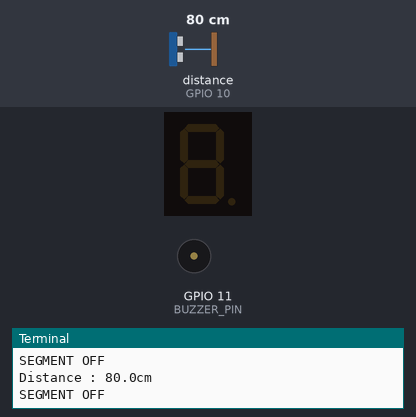
Recording of a program running on a simulated Raspberry Pi (BCM pin numbers). Parts: 1-digit seven-segment display, buzzer (waves = sounding), the last lines printed to the terminal. The inputs (shaded band) are chosen by the test bench; at power-on: distance to the obstacle (sensor on GPIO 10) 80 cm. The echo pulse lasts 58.3 µs per cm; the segment pins are drawn as the display they are named for; the clock reads 2024-03-15 10:24:30 at power-on unless the program sets it.

Above: at 1.2 s.
1.3 s: distance to the obstacle (sensor on GPIO 10) set to 6 cm
At 2.5 s:
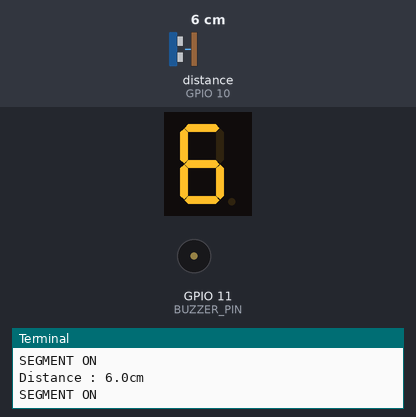
2.8 s: distance to the obstacle (sensor on GPIO 10) set to 4 cm
At 4.32 s:
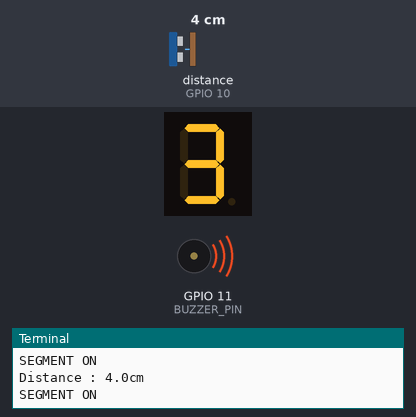
5.8 s: distance to the obstacle (sensor on GPIO 10) set to 2 cm
At 6.43 s:
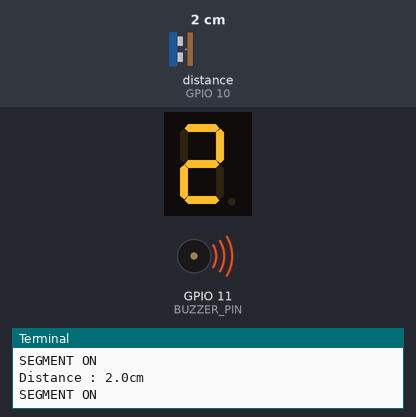
Timing chart, 0 to 8.8 s (numbered marks = the images above; inputs shaded):
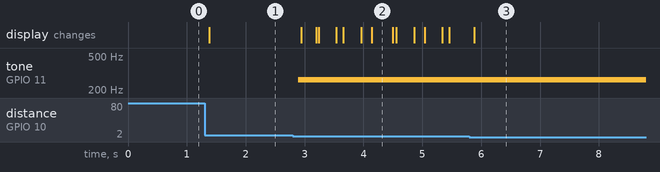

Measured:
- the behaviour switches between 5 and 4 cm on distance to the obstacle (sensor on GPIO 10) (found by bisection; images 1 and 2)
- after the input at 1.3 s, the display: changes after 0.08 s (image 1)
- after the input at 2.8 s, tone on GPIO 11 (BUZZER_PIN): silent → 262 Hz after 0.09 s; the display: changes after 0.14 s (image 2)
- after the input at 5.8 s, the display: changes after 0.08 s (image 3)

The program:

WatchOut.py
```python
import RPi.GPIO as GPIO
import time

# GPIO 핀 설정
SEGMENT_PINS = [3,4,5,6,7,8,9]
TRIGGER_PIN = 2
ECHO_PIN = 10
BUZZER_PIN = 11
dis = 0

# GPIO 모드 설정
GPIO.setmode(GPIO.BCM)
GPIO.setup(TRIGGER_PIN, GPIO.OUT)
GPIO.setup(ECHO_PIN, GPIO.IN)
GPIO.setup(SEGMENT_PINS, GPIO.OUT)
GPIO.setup(BUZZER_PIN, GPIO.OUT)

pwm = GPIO.PWM(BUZZER_PIN, 262)

data = [[1, 1, 1, 1, 1, 1, 0],  # 0
        [0, 1, 1, 0, 0, 0, 0],  # 1
        [1, 1, 0, 1, 1, 0, 1],  # 2
        [1, 1, 1, 1, 0, 0, 1],  # 3
        [0, 1, 1, 0, 0, 1, 1],  # 4
        [1, 0, 1, 1, 0, 1, 1],  # 5
        [1, 0, 1, 1, 1, 1, 1],  # 6
        [1, 1, 1, 0, 0, 0, 0],  # 7
        [1, 1, 1, 1, 1, 1, 1],  # 8
        [1, 1, 1, 0, 0, 1, 1]]  # 9


try:
    while True:
        pwm.stop()
        GPIO.output(TRIGGER_PIN, GPIO.HIGH)
        time.sleep(0.00001) # 10us (0.000001s)
        GPIO.output(TRIGGER_PIN, GPIO.LOW)

        while GPIO.input(ECHO_PIN) == 0:
            pass
        start = time.time()

        while GPIO.input(ECHO_PIN) == 1:
            pass
        stop = time.time()

        duration_time = stop - start
        distance = 17160 * duration_time # 거리 = 속력 * 시간, (소리의 속도(34321cm/s)/2)*Time)

        print('Distance : %.1lfcm' % distance)

        if distance < 10:
            pwm.stop()
            GPIO.output(SEGMENT_PINS, GPIO.HIGH)
            print("SEGMENT ON")
            dis = int(distance) #정수 단위로 거리를 변환
            for j in range(7):
                    GPIO.output(SEGMENT_PINS[j], data[dis][j]) #7세그먼트에 거리에 맞게 숫자가 표시되게 함
            if distance < 5:
                pwm.start(0.5) #거리가 5cm미만이면 소리 재생


        else:
            GPIO.output(SEGMENT_PINS, GPIO.LOW) #거리가 10cm 이상이면 세그먼트 off
            print("SEGMENT OFF")

        time.sleep(0.1)


finally:
    GPIO.cleanup()
    print(['bye'])
```
